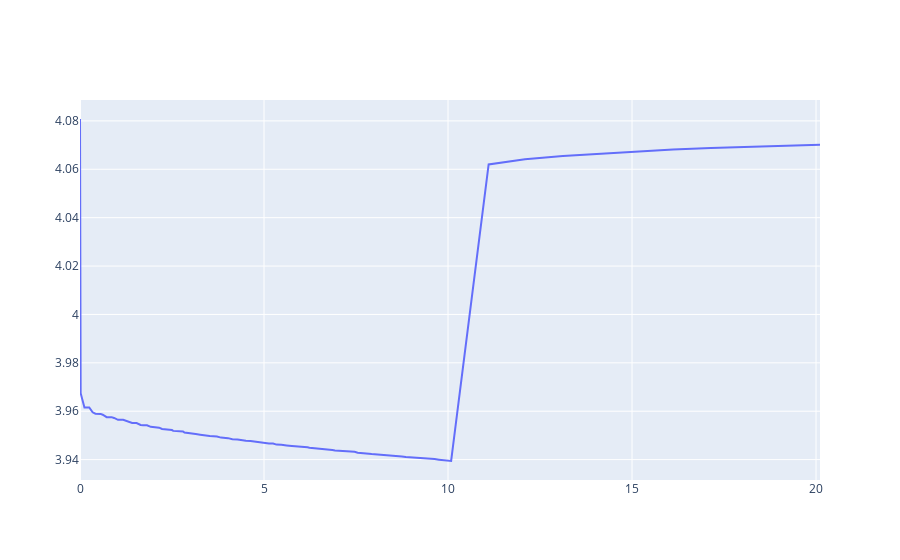

Notebook source saved alongside this figure:
### Markdown cell above
A quick plot of time vs voltage confirms the data looks fine for fitting. In this situation, we would prefer to have additional samples from the relaxation, but as we will show below, PyBOP is still able to identify a parameter set that fits this system.

### Code cell
go.Figure(
    data=go.Scatter(
        x=df["ProgTime"],
        y=df["Voltage"],
    )
)
